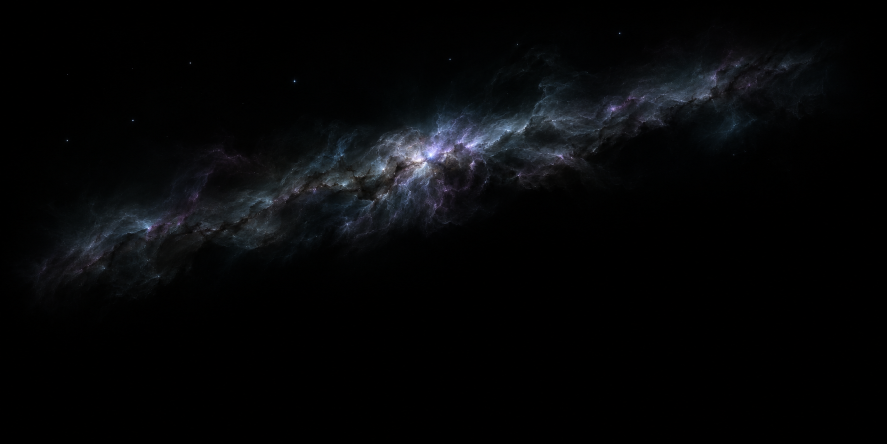
#> input picture asset-sources/Art/Chapter1/skybox/nebula-source.png, 1774 x 887 px (shown at 1/2 size)
$ python build-chapter-skybox.py
#> lines starting #> are read from the running program, lines starting #| are printed output that depends on the picture
"""Project the chapter's nebula artwork into a panorama and six cubemap faces."""

from pathlib import Path

import numpy as np
from PIL import Image


SKY = Path(__file__).resolve().parents[2] / "asset-sources" / "Art" / "Chapter1" / "skybox"
PANORAMA_WIDTH, PANORAMA_HEIGHT = 4096, 2048
FACE_SIZE = 1024
STAR_COUNT = 3300
SKY_BLACK = (2, 3, 7)


def smoothstep(values):
    t = np.clip(values, 0, 1)
    return t * t * (3 - 2 * t)


def add_nebula(panorama):
    # The artwork subtends 64° by 30°, leaving dark sky around it at the lookout.
    panel_size = (round(PANORAMA_WIDTH * 64 / 360), round(PANORAMA_HEIGHT * 30 / 180))
    with Image.open(SKY / "nebula-source.png") as image:
#> image is the input picture: PIL image 1774x887 RGB; mean R, G, B 6.1, 6.9, 8.2
        source = np.asarray(image.convert("RGB").resize(panel_size, Image.Resampling.LANCZOS), dtype=np.float32)
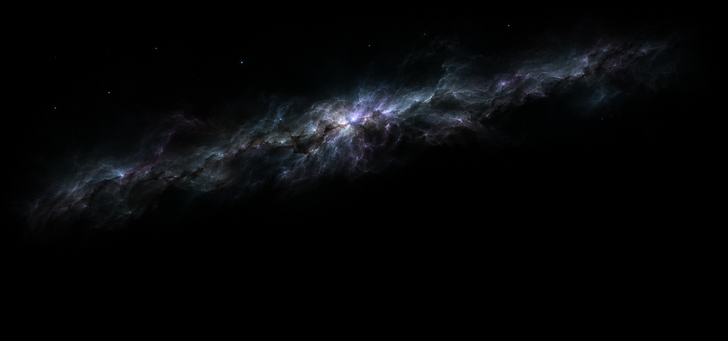
#> source: shape (341, 728, 3) float32; mean R, G, B 6, 6.9, 8.2
    width, height = panel_size
    x = np.linspace(0, 1, width, dtype=np.float32)
    y = np.linspace(0, 1, height, dtype=np.float32)
    horizontal = smoothstep(np.minimum(x, 1 - x) / .16)
    vertical = smoothstep(np.minimum(y, 1 - y) / .20)
    # Keep the cloud below the sky shader's bright-star threshold.
    glow = (.72 * source / (1 + source / 210)) * (vertical[:, None] * horizontal)[..., None]
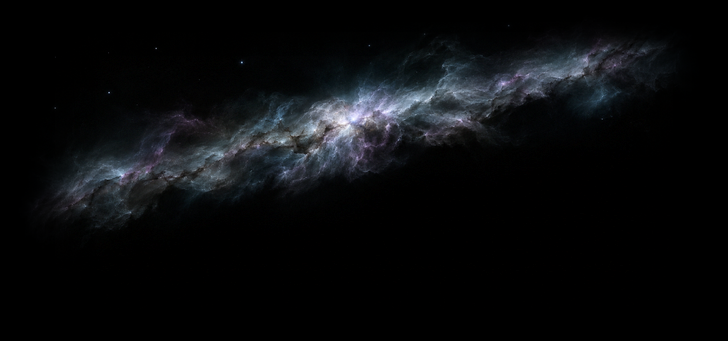
#> glow: shape (341, 728, 3) float32; mean R, G, B 3.4, 3.8, 4.4; drawn with min black and max white
    center_x = round(PANORAMA_WIDTH * (.5 - 78 / 360))
    center_y = round(PANORAMA_HEIGHT * (.5 - 10 / 180))
    left, top = center_x - width // 2, center_y - height // 2
    panorama[top:top + height, left:left + width] += glow
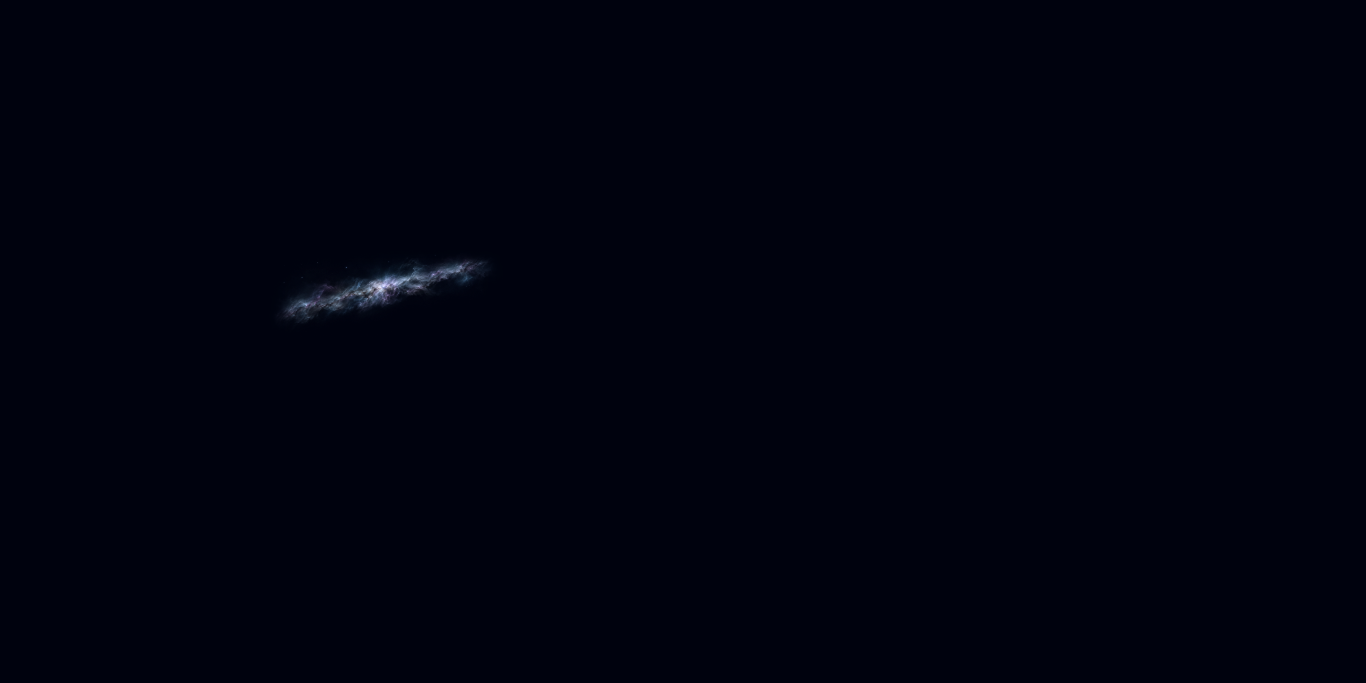
#> panorama: shape (2048, 4096, 3) float32 (shown at 1/3 size); mean R, G, B 2.1, 3.5, 7.8; drawn with min black and max white


def add_stars(panorama):
    rng = np.random.default_rng(62089)
    longitude = rng.uniform(-np.pi, np.pi, STAR_COUNT)
    vertical = rng.uniform(-1, 1, STAR_COUNT)
    latitude = np.arcsin(vertical)
    x = (.5 + longitude / (2 * np.pi)) * PANORAMA_WIDTH - .5
    y = (.5 - latitude / np.pi) * PANORAMA_HEIGHT - .5
    peaks = (43 + 174 * rng.random(STAR_COUNT) ** 2.5) * (.40 + .60 * smoothstep((vertical + .78) / .78))
    tints = np.array([(0.83, .91, 1), (.97, .98, 1), (1, .91, .79)])
    colors = tints[rng.choice(len(tints), STAR_COUNT, p=[.28, .59, .13])]
    for cx, cy, angle, peak, rgb in zip(x, y, latitude, peaks, colors):
        # Correct the longitude span so the projected stars stay round near the poles.
        radius_y = .56 + .48 * peak / 217
        radius_x = radius_y / max(.11, np.cos(angle))
        columns = np.arange(int(np.floor(cx - 2.7 * radius_x)), int(np.ceil(cx + 2.7 * radius_x)) + 1)
        rows = np.arange(max(0, int(np.floor(cy - 2.7 * radius_y))),
                         min(PANORAMA_HEIGHT, int(np.ceil(cy + 2.7 * radius_y)) + 1))
        distance = ((rows - cy) / radius_y)[:, None] ** 2 + ((columns - cx) / radius_x) ** 2
        point = np.exp(-.5 * distance)[..., None] * peak * rgb
        patch = np.ix_(rows, columns % PANORAMA_WIDTH)
        panorama[patch] = np.maximum(panorama[patch], point)


def make_panorama():
    panorama = np.empty((PANORAMA_HEIGHT, PANORAMA_WIDTH, 3), dtype=np.float32)
    panorama[:] = SKY_BLACK
    add_nebula(panorama)
    add_stars(panorama)
    return Image.fromarray(np.rint(panorama).clip(0, 255).astype(np.uint8))


def write_faces(panorama):
    source = np.asarray(panorama)
    axis = 2 * (np.arange(FACE_SIZE, dtype=np.float32) + .5) / FACE_SIZE - 1
    s, t = np.meshgrid(axis, axis)
    one = np.ones_like(s)
    # Match the OpenGL cube face orientation with image row 0 at the top.
    faces = {
        "px": (one, -t, -s), "nx": (-one, -t, s),
        "py": (s, one, t), "ny": (s, -one, -t),
        "pz": (s, -t, one), "nz": (-s, -t, -one),
    }
    for face, (x, y, z) in faces.items():
        yaw = np.arctan2(x, z)
        latitude = np.arctan2(y, np.hypot(x, z))
        u = (.5 + yaw / (2 * np.pi)) * PANORAMA_WIDTH - .5
        v = np.clip((.5 - latitude / np.pi) * PANORAMA_HEIGHT - .5, 0, PANORAMA_HEIGHT - 1)
        col = np.floor(u).astype(np.int32)
        row = np.floor(v).astype(np.int32)
        u_ratio = (u - col)[..., None]
        v_ratio = (v - row)[..., None]
        left = col % PANORAMA_WIDTH
        right = (col + 1) % PANORAMA_WIDTH
        bottom = np.minimum(row + 1, PANORAMA_HEIGHT - 1)
        top_colors = source[row, left] * (1 - u_ratio) + source[row, right] * u_ratio
        bottom_colors = source[bottom, left] * (1 - u_ratio) + source[bottom, right] * u_ratio
        pixels = np.rint(top_colors * (1 - v_ratio) + bottom_colors * v_ratio).astype(np.uint8)
        Image.fromarray(pixels).save(SKY / f"space_{face}.png", optimize=True)
#> this loop made 6 passes
#> pass 1, in write_faces, `top_colors = source[row, left] * (1 - u_ratio) + source[row, right] * ..`:
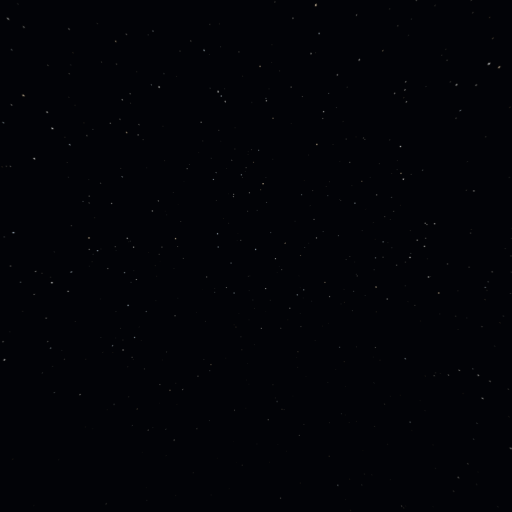
#> top_colors: shape (1024, 1024, 3) float64 (shown at 1/2 size); mean R, G, B 2.2, 3.2, 7.1
#> after the loop:
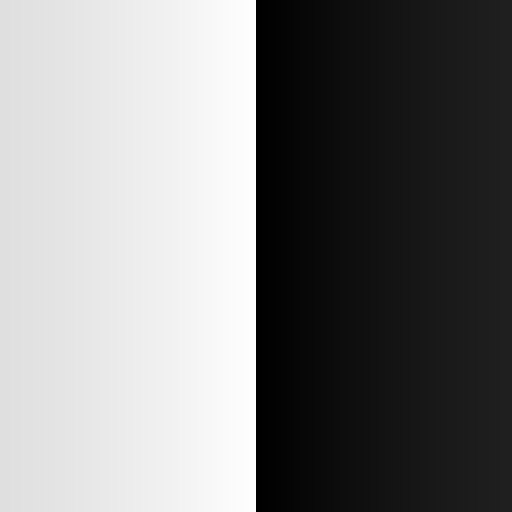
#> u: shape (1024, 1024) float32 (shown at 1/2 size); min 0.137, max 4094.9, mean 2047.5; drawn with min black and max white
#> after the loop:
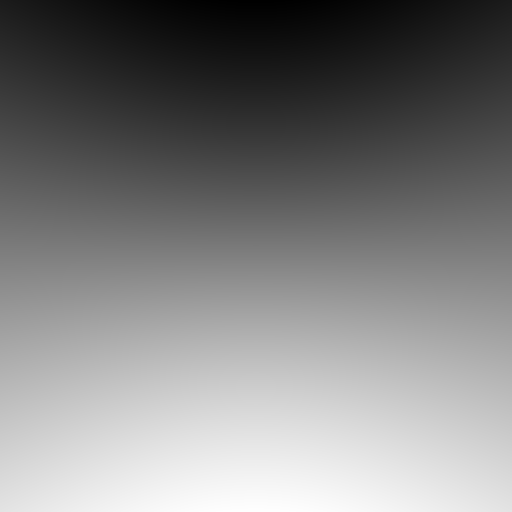
#> v: shape (1024, 1024) float32 (shown at 1/2 size); min 511.8, max 1535.2, mean 1023.5; drawn with min black and max white


if __name__ == "__main__":
    panorama = make_panorama()
    panorama.save(SKY / "space-panorama.png", optimize=True)
    write_faces(panorama)

$ run again, with asset-sources/Art/Chapter1/skybox/space_nx.png copied over asset-sources/Art/Chapter1/skybox/nebula-source.png
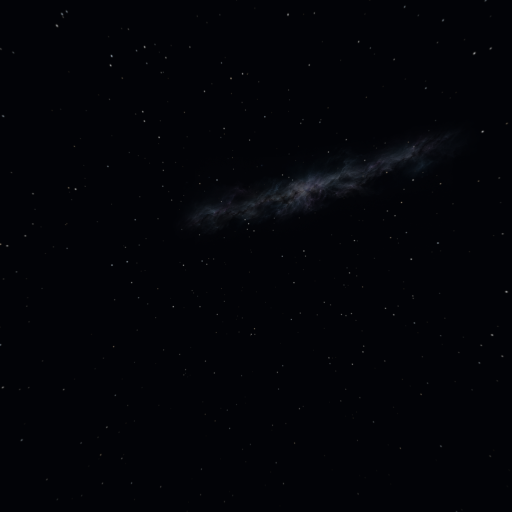
#> input picture asset-sources/Art/Chapter1/skybox/space_nx.png, 1024 x 1024 px (shown at 1/2 size)
#> in add_nebula, image is the input picture: PIL image 1024x1024 RGB; mean R, G, B 2.8, 3.9, 7.9
#> in add_nebula, `glow = (.72 * source / (1 + source / 210)) * (vertical[:, None] * hori..`:
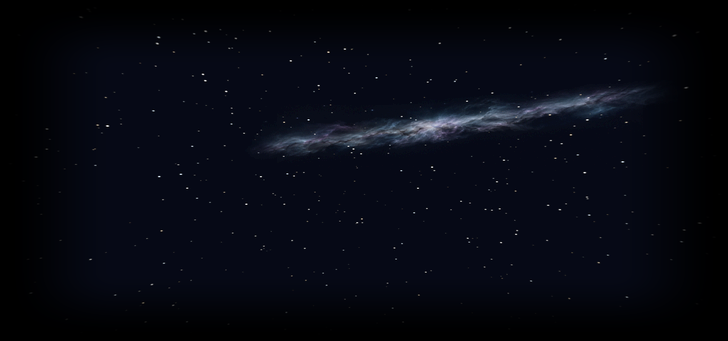
#> glow: shape (341, 728, 3) float32; mean R, G, B 1.4, 1.9, 3.8; drawn with min black and max white
#> in add_nebula, `panorama[top:top + height, left:left + width] += glow`:
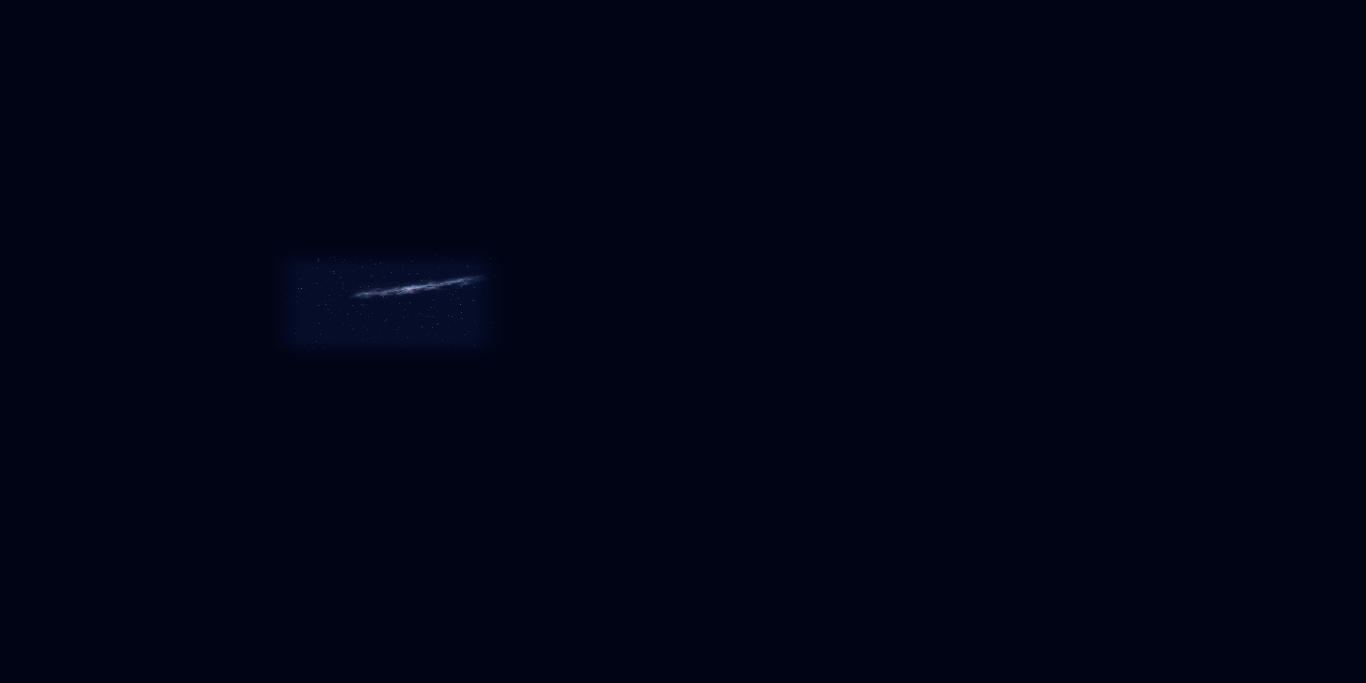
#> panorama: shape (2048, 4096, 3) float32 (shown at 1/3 size); mean R, G, B 2, 3.4, 7.8; drawn with min black and max white
